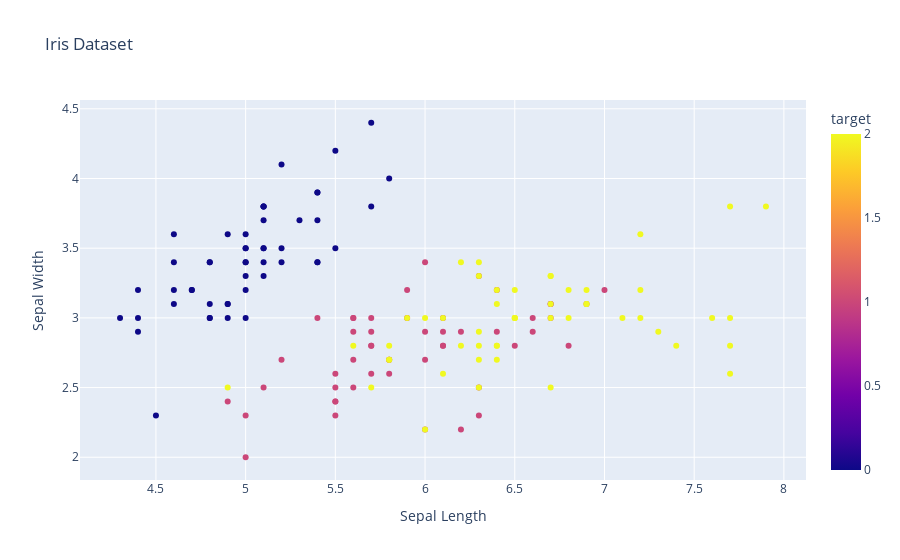

The notebook cell saved with this chart:
### Code cell
df = pd.DataFrame(data=iris.data, columns=iris.feature_names)
df['target'] = iris.target

fig = px.scatter(df, x='sepal length (cm)', y='sepal width (cm)', color='target', title='Iris Dataset',
                 labels={'sepal length (cm)': 'Sepal Length', 'sepal width (cm)': 'Sepal Width'})
fig.show()

### Figure 1 — Plotly figure (JSON) as saved in the notebook; plotly's stock layout.template omitted (floating-point values rounded to 4 significant figures; data arrays with more than 128 entries replaced by an {"elided": "..."} marker saying what was removed)
{"data": [{"hovertemplate": "Sepal Length=%{x}<br>Sepal Width=%{y}<br>target=%{marker.color}<extra></extra>", "legendgroup": "", "marker": {"color": {"elided": "150 int values"}, "coloraxis": "coloraxis", "symbol": "circle"}, "mode": "markers", "name": "", "orientation": "v", "showlegend": false, "type": "scatter", "x": {"elided": "150 float values"}, "xaxis": "x", "y": {"elided": "150 float values"}, "yaxis": "y"}], "layout": {"coloraxis": {"colorbar": {"title": {"text": "target"}}, "colorscale": [[0, "#0d0887"], [0.1111, "#46039f"], [0.2222, "#7201a8"], [0.3333, "#9c179e"], [0.4444, "#bd3786"], [0.5556, "#d8576b"], [0.6667, "#ed7953"], [0.7778, "#fb9f3a"], [0.8889, "#fdca26"], [1, "#f0f921"]]}, "legend": {"tracegroupgap": 0}, "title": {"text": "Iris Dataset"}, "xaxis": {"anchor": "y", "domain": [0, 1], "title": {"text": "Sepal Length"}}, "yaxis": {"anchor": "x", "domain": [0, 1], "title": {"text": "Sepal Width"}}}}
